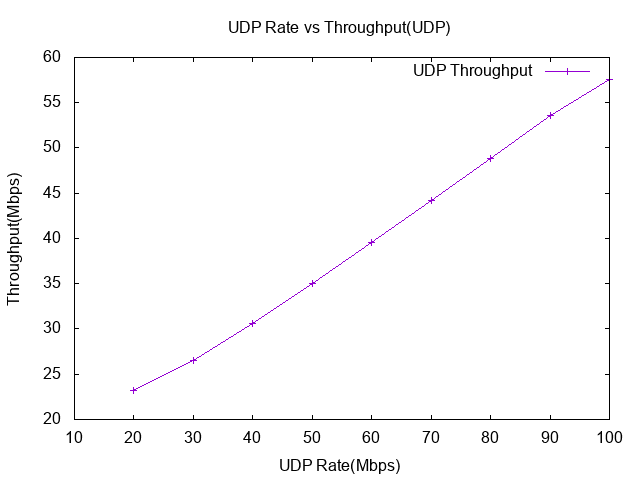

Write the gnuplot code that produced this figure.
set terminal png
set output "udp_udprate.png"
set title "UDP Rate vs Throughput(UDP)"
set xlabel "UDP Rate(Mbps)"
set ylabel "Throughput(Mbps)"

set xrange [10:100]
plot "-"  title "UDP Throughput" with linespoints
20 23.1907
30 26.5011
40 30.588
50 34.9832
60 39.5308
70 44.1686
80 48.8615
90 53.5898
100 57.5465
e
